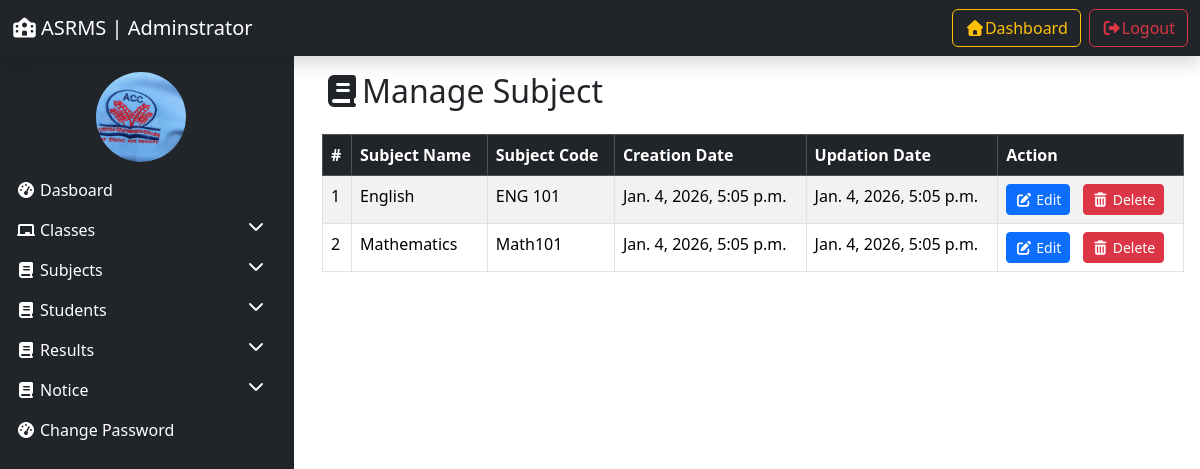
Before: /manage_subject/ (signed in) with the older database file.
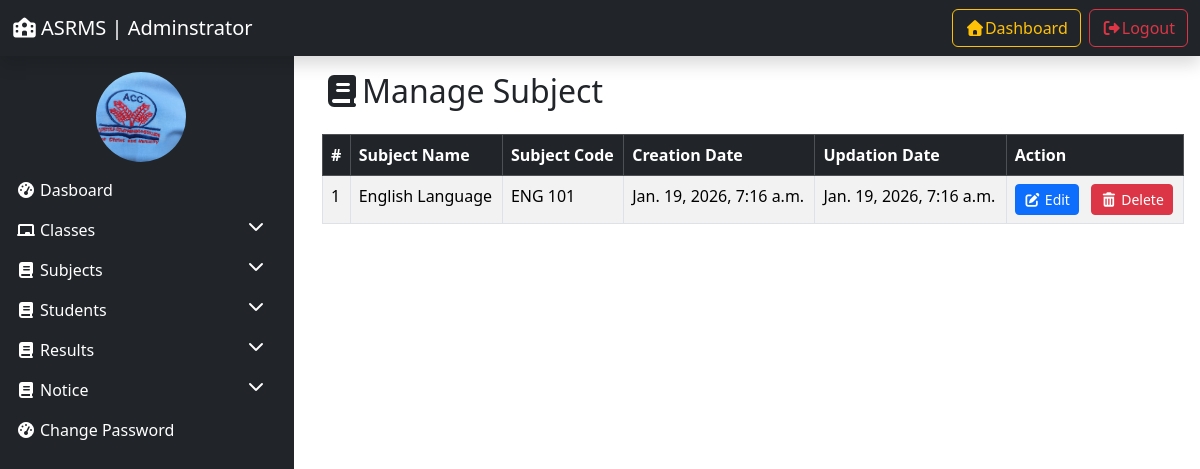
After: the same page with the newer database file.
### resultManager/models.py (models this page shows, shortened)
class Subject(models.Model):
    subject_name = models.CharField(max_length=100)
    subject_code = models.CharField(max_length=20)
    creation_date = models.DateTimeField(auto_now_add=True)
    updation_date = models.DateTimeField(auto_now=True)

### resultManager/views.py (the view, shortened to what this page needs)
# urls.py: path('manage_subject/', manage_subject, name='manage_subject'),
@login_required(login_url='admin_login')
def manage_subject(request):
    subject = Subject.objects.all()
    return render(request, 'manage_subject.html', locals())

### resultManager/templates/manage_subject.html (shortened to what this page needs)
{% extends 'admin_base.html' %} {% load static %} {% block content %}
<div class="container">
  <h2 class="mb-4"><i class="fas fa-book"></i>Manage Subject</h2>
  <table class="table table-striped table-bordered">
    <thead class="table-dark">
      <tr>
        <th scope="col">#</th>
        <th scope="col">Subject Name</th>
        <th scope="col">Subject Code</th>
        <th scope="col">Creation Date</th>
        <th scope="col">Updation Date</th>
        <th scope="col">Action</th>
      </tr>
    </thead>
    <tbody>
      {% for s in subject %}
      <tr>
        <td scope="col">{{forloop.counter}}</td>
        <td scope="col">{{s.subject_name}}</td>
        <td scope="col">{{s.subject_code}}</td>
        <td scope="col">{{s.creation_date}}</td>
        <td scope="col">{{s.updation_date}}</td>
        <td scope="col">
          <a
            href="{% url 'edit_subject' s.id %}"
            class="btn btn-sm btn-primary me-2"
            ><i class="fas fa-edit"></i> Edit</a
          >
          <a
            href="?delete={{s.id}}"
            class="btn btn-sm btn-danger"
            onclick="return confirm('Are you sure you want to delete this subject?');"
            ><i class="fas fa-trash-alt"></i> Delete</a
          >
        </td>
      </tr>
      {% empty %}
      <tr>
        <td colspan="6" class="text-center">No subjects available.</td>
        {% endfor %}
    </tbody>
  </table>
</div>
{% endblock %}

Changed rows visible on the page:
removed Subject: subject_name "English", subject_code "ENG 101", creation_date "Jan. 4, 2026, 5:05 p.m.", updation_date "Jan. 4, 2026, 5:05 p.m."
removed Subject: subject_name "Mathematics", subject_code "Math101", creation_date "Jan. 4, 2026, 5:05 p.m.", updation_date "Jan. 4, 2026, 5:05 p.m."
added Subject: subject_name "English Language", subject_code "ENG 101", creation_date "Jan. 19, 2026, 7:16 a.m.", updation_date "Jan. 19, 2026, 7:16 a.m."
